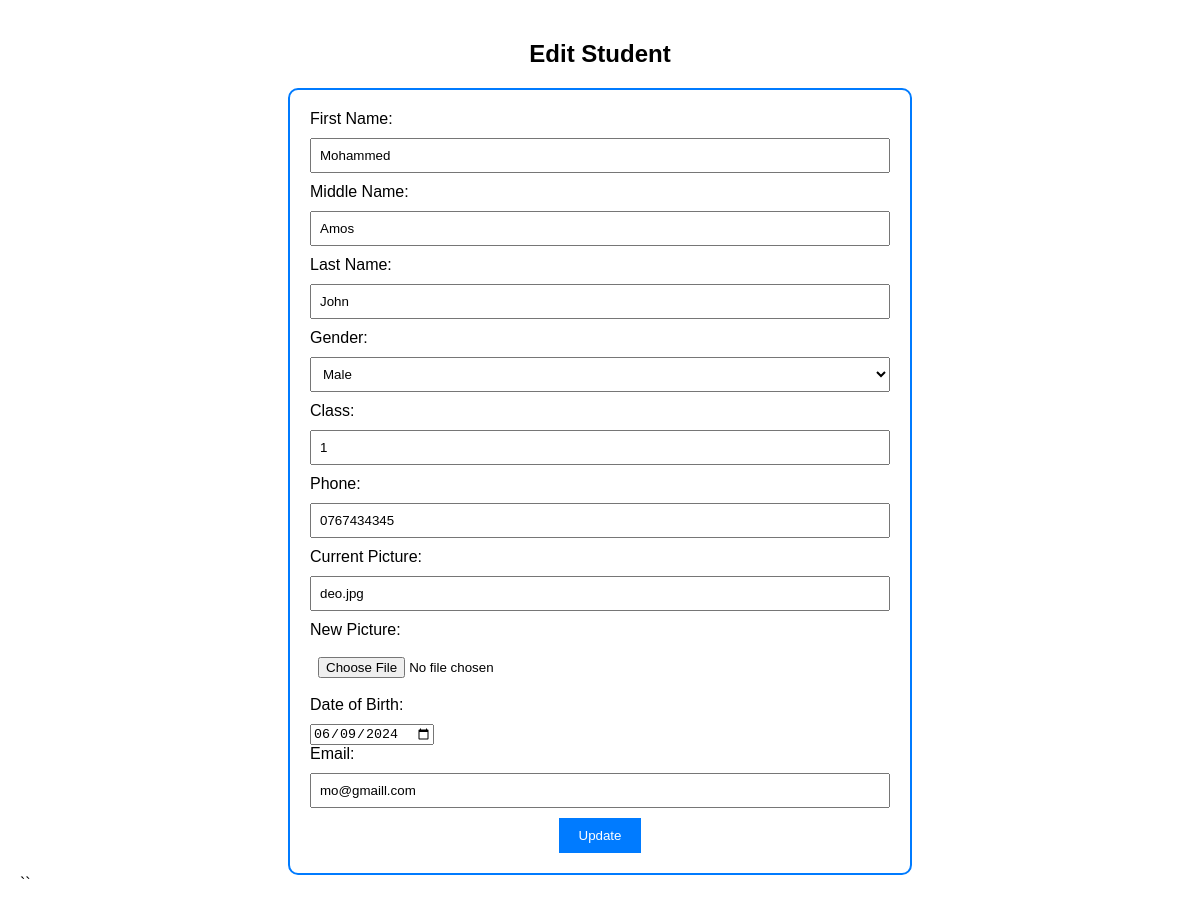
/edit.php?studentID=57 (signed in), run on the app's committed database.
### tables this page shows
CREATE TABLE `students` (
  `studentID` int(11) NOT NULL,
  `firstname` varchar(255) NOT NULL,
  `middlename` varchar(255) NOT NULL,
  `lastname` varchar(255) NOT NULL,
  `gender` varchar(255) NOT NULL,
  `username` varchar(255) NOT NULL,
  `email` varchar(255) DEFAULT NULL,
  `dateOfbirth` varchar(255) NOT NULL,
  `phone` varchar(255) NOT NULL,
  `picture` varchar(255) NOT NULL,
  `class` varchar(255) NOT NULL,
  `password` varchar(255) NOT NULL
);

### edit.php (the view, shortened to what this page needs)
<!DOCTYPE html>
<html lang="en">
<head>
<link rel="stylesheet" href="https://cdnjs.cloudflare.com/ajax/libs/font-awesome/5.15.4/css/all.min.css">
</head>
<body>
<h2>Edit Student</h2>
<?php
include 'database.php';
if(isset($_GET['studentID'])) {
    $id = $_GET['studentID'];
    $sql = "SELECT * FROM students WHERE studentID = $id";
    $result = $conn->query($sql);
    if($result->num_rows > 0) {
        $row = $result->fetch_assoc();
?>
<div id="editFormContainer">
<form action="update.php" method="POST" enctype="multipart/form-data">
    <label for="firstname">First Name:</label>
    <input type="text" id="firstname" name="firstname" value="<?php echo $row['firstname']; ?>" required>
    <label for="middlename">Middle Name:</label>
    <input type="text" id="middlename" name="middlename" value="<?php echo $row['middlename']; ?>">
    <label for="lastname">Last Name:</label>
    <input type="text" id="lastname" name="lastname" value="<?php echo $row['lastname']; ?>" required>
    <label for="gender">Gender:</label>
    <select id="gender" name="gender" required>
        <option value="Male" <?php if($row['gender'] == 'Male') echo 'selected'; ?>>Male</option>
    </select>
    <label for="class">Class:</label>
    <input type="text" id="class" name="class" value="<?php echo $row['class']; ?>" required>
    <label for="phone">Phone:</label>
    <input type="text" id="phone" name="phone" value="<?php echo $row['phone']; ?>" required>
    <label for="picture">Current Picture:</label>
    <input type="text" id="current_picture" name="current_picture" value="<?php echo $row['picture']; ?>" readonly>
    <label for="new_picture">New Picture:</label>
    <input type="file" id="new_picture" name="new_picture" accept="image/*">
    <label for="dateOfBirth">Date of Birth:</label>
    <input type="date" id="dateOfBirth" name="dateOfBirth" value="<?php echo $row['dateOfbirth']; ?>" required>
    <label for="email">Email:</label>
    <input type="email" id="email" name="email" value="<?php echo $row['email']; ?>" required>
    <div class="action-btns">
        <button type="submit" name="update">Update</button>
    </div>
</form>
</div>
<?php
    } else {
        echo "No student found with the given ID.";
    }
} else {
    echo "No ID specified.";
}
?>
</body>
</html>

### edit.php (style rules this page uses)
body { font-family: Arial, sans-serif; margin: 0; padding: 20px; }
h2 { text-align: center; margin-bottom: 20px; }
form { width: 50%; margin: 0 auto; border: 2px solid #007bff; border-radius: 10px; padding: 20px; }
label { display: block; margin-bottom: 10px; }
input[type="text"], input[type="email"], input[type="file"], select { width: 100%; padding: 8px; margin-bottom: 10px; box-sizing: border-box; }
.action-btns { text-align: center; }
.action-btns button { padding: 10px 20px; background-color: #007bff; color: #fff; border: none; cursor: pointer; }

### data on the page
students: firstname "Mohammed", middlename "Amos", lastname "John", gender "Male", class "1", phone "0767434345", current_picture "deo.jpg", dateOfBirth "06/09/2024", email "mo@gmaill.com"
